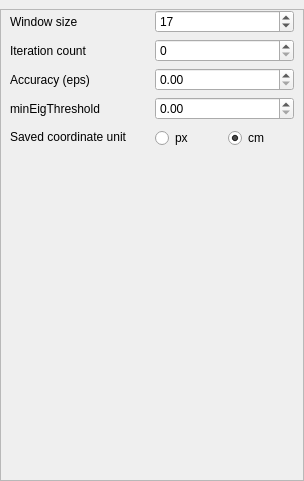
<?xml version="1.0" encoding="UTF-8"?>
<ui version="4.0">
 <class>TrackerParameterView</class>
 <widget class="QWidget" name="TrackerParameterView">
  <property name="geometry">
   <rect>
    <x>0</x>
    <y>0</y>
    <width>304</width>
    <height>481</height>
   </rect>
  </property>
  <property name="windowTitle">
   <string>Form</string>
  </property>
  <property name="autoFillBackground">
   <bool>false</bool>
  </property>
  <layout class="QVBoxLayout" name="verticalLayout_3">
   <property name="spacing">
    <number>6</number>
   </property>
   <property name="leftMargin">
    <number>0</number>
   </property>
   <property name="topMargin">
    <number>9</number>
   </property>
   <property name="rightMargin">
    <number>0</number>
   </property>
   <property name="bottomMargin">
    <number>0</number>
   </property>
   <item>
    <widget class="QScrollArea" name="scrollArea">
     <property name="autoFillBackground">
      <bool>false</bool>
     </property>
     <property name="verticalScrollBarPolicy">
      <enum>Qt::ScrollBarAsNeeded</enum>
     </property>
     <property name="horizontalScrollBarPolicy">
      <enum>Qt::ScrollBarAsNeeded</enum>
     </property>
     <property name="widgetResizable">
      <bool>true</bool>
     </property>
     <widget class="QWidget" name="scrollAreaWidgetContents">
      <property name="geometry">
       <rect>
        <x>0</x>
        <y>0</y>
        <width>302</width>
        <height>470</height>
       </rect>
      </property>
      <layout class="QHBoxLayout" name="horizontalLayout_4">
       <property name="leftMargin">
        <number>9</number>
       </property>
       <property name="topMargin">
        <number>0</number>
       </property>
       <item>
        <layout class="QVBoxLayout" name="verticalLayout">
         <item>
          <layout class="QHBoxLayout" name="horizontalLayout_2">
           <item>
            <widget class="QLabel" name="label_2">
             <property name="text">
              <string>Window size</string>
             </property>
            </widget>
           </item>
           <item>
            <widget class="QSpinBox" name="lineEdit_wndSize">
             <property name="toolTip">
              <string>Set the window size</string>
             </property>
             <property name="minimum">
              <number>3</number>
             </property>
             <property name="maximum">
              <number>255</number>
             </property>
             <property name="singleStep">
              <number>2</number>
             </property>
             <property name="value">
              <number>17</number>
             </property>
            </widget>
           </item>
          </layout>
         </item>
         <item>
          <layout class="QHBoxLayout" name="horizontalLayout_5">
           <item>
            <widget class="QLabel" name="label">
             <property name="text">
              <string>Iteration count</string>
             </property>
            </widget>
           </item>
           <item>
            <widget class="QSpinBox" name="spinBoxIterCount"/>
           </item>
          </layout>
         </item>
         <item>
          <layout class="QHBoxLayout" name="horizontalLayout">
           <item>
            <widget class="QLabel" name="label_3">
             <property name="text">
              <string>Accuracy (eps)</string>
             </property>
            </widget>
           </item>
           <item>
            <widget class="QDoubleSpinBox" name="doubleSpinBoxAccuracy"/>
           </item>
          </layout>
         </item>
         <item>
          <layout class="QHBoxLayout" name="horizontalLayout_6">
           <item>
            <widget class="QLabel" name="label_4">
             <property name="toolTip">
              <string>the algorithm calculates the minimum eigen value of a 2x2 normal matrix of optical flow equations (this matrix is called a spatial gradient matrix in [Bouguet00]), divided by number of pixels in a window; if this value is less than minEigThreshold, then a corresponding feature is filtered out and its flow is not processed, so it allows to remove bad points and get a performance boost.</string>
             </property>
             <property name="text">
              <string>minEigThreshold</string>
             </property>
            </widget>
           </item>
           <item>
            <widget class="QDoubleSpinBox" name="doubleSpinBoxMinEigThres">
             <property name="toolTip">
              <string>the algorithm calculates the minimum eigen value of a 2x2 normal matrix of optical flow equations (this matrix is called a spatial gradient matrix in [Bouguet00]), divided by number of pixels in a window; if this value is less than minEigThreshold, then a corresponding feature is filtered out and its flow is not processed, so it allows to remove bad points and get a performance boost.</string>
             </property>
            </widget>
           </item>
          </layout>
         </item>
         <item>
          <layout class="QHBoxLayout" name="horizontalLayout_3">
           <item>
            <widget class="QLabel" name="label_5">
             <property name="text">
              <string>Saved coordinate unit</string>
             </property>
            </widget>
           </item>
           <item>
            <layout class="QHBoxLayout" name="horizontalLayout_7">
             <property name="spacing">
              <number>6</number>
             </property>
             <property name="topMargin">
              <number>2</number>
             </property>
             <item>
              <widget class="QRadioButton" name="rbPx">
               <property name="text">
                <string>px</string>
               </property>
               <property name="checked">
                <bool>false</bool>
               </property>
              </widget>
             </item>
             <item>
              <widget class="QRadioButton" name="rbCm">
               <property name="text">
                <string>cm</string>
               </property>
               <property name="checked">
                <bool>true</bool>
               </property>
              </widget>
             </item>
            </layout>
           </item>
          </layout>
         </item>
         <item>
          <spacer name="verticalSpacer">
           <property name="orientation">
            <enum>Qt::Vertical</enum>
           </property>
           <property name="sizeHint" stdset="0">
            <size>
             <width>20</width>
             <height>40</height>
            </size>
           </property>
          </spacer>
         </item>
        </layout>
       </item>
      </layout>
     </widget>
    </widget>
   </item>
  </layout>
 </widget>
 <resources/>
 <connections/>
</ui>
